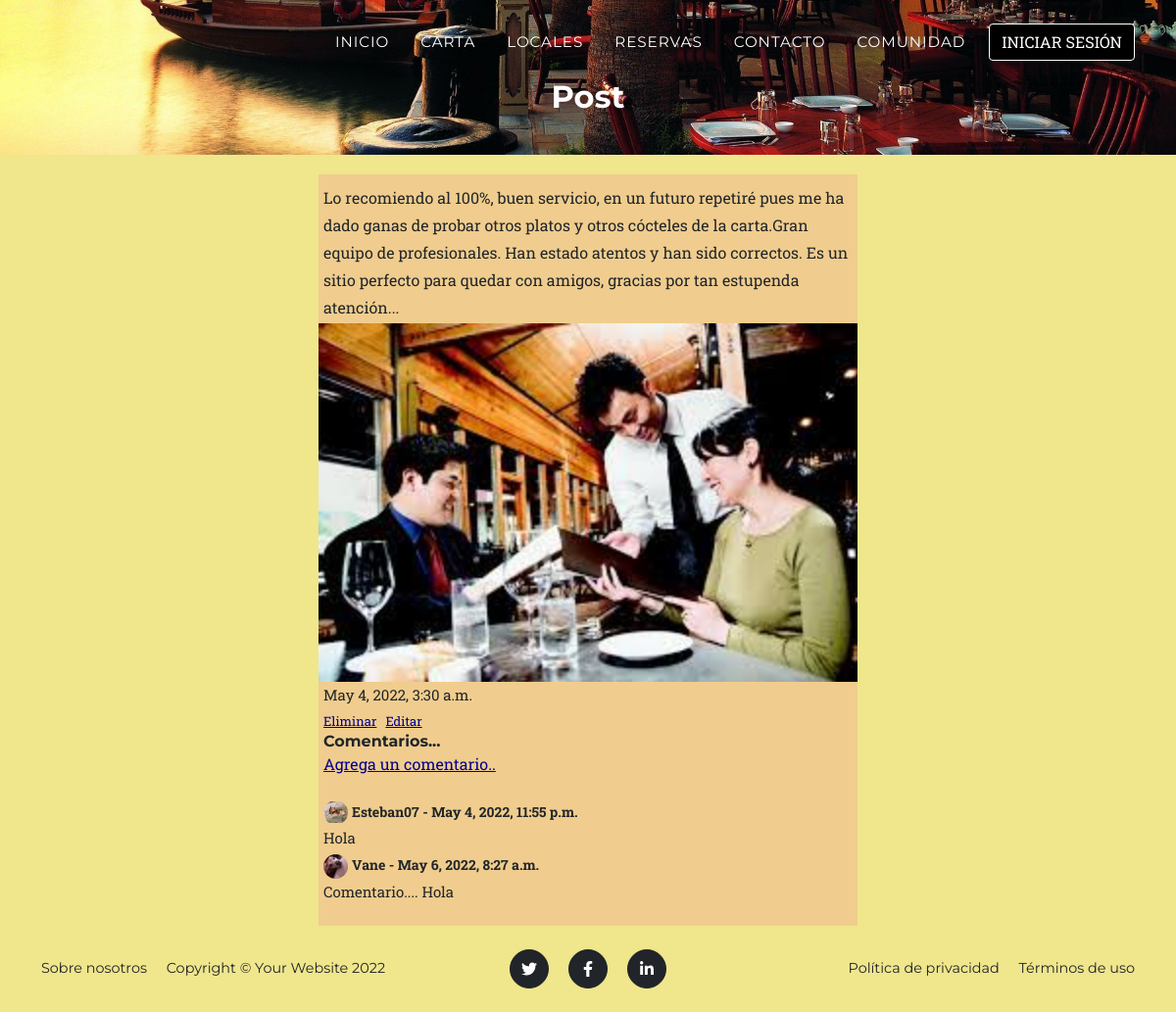
/AppRestaurante/detallePost/26, run on the app's committed database.
### AppRestaurante/models.py (models this page shows)
class Post(models.Model):
    user = models.ForeignKey(User, on_delete=models.CASCADE, related_name="posts")
    fecha = models.DateTimeField(auto_now_add=True)
    contenido = models.TextField(max_length=255)
    imagen = models.ImageField(upload_to='posts', null=True, blank=True)

class Comentario(models.Model):
    post = models.ForeignKey(Post, on_delete=models.CASCADE, blank=True, null=True, related_name="comentarios")
    user = models.ForeignKey(User, on_delete=models.CASCADE, related_name="comentarios")
    fecha = models.DateTimeField(auto_now_add=True)
    contenido = models.TextField(max_length=255)

class User(AbstractUser):
    imagen = models.ImageField(upload_to='avatar', default='avatar/perfil.png', null=True, blank=True)

### AppRestaurante/views.py (the view)
# urls.py: path('detallePost/<id>', views.detallePost, name="DetallePost"),
def detallePost(request, id):
    post = Post.objects.get(id = id)
    return render(request, "detallePost.html", {"post": post})

### AppRestaurante/Templates/detallePost.html (shortened to what this page needs)
{% extends 'padre.html' %}
{% load static %}
{% block header %}<h2>Post</h2>{% endblock header %}
{% block contenidoQueCambia %}
<section class="contenido">
    <p style="margin-left: 5px;">{{post.contenido}}</p>
        {% if post.imagen %}
            <img src="{{post.imagen.url}}", width="550px">
        {% endif %}
        <br>
        <p class="fecha">{{post.fecha}}</p>
        <a style="color: darkblue; font-size: small; margin-left: 5px;" href="{% url 'EliminarPost' post.id %}">Eliminar</a>
        <a style="color: darkblue; font-size: small; margin-left: 5px;" href="{% url 'EditarPost' post.id %}">Editar</a>
        <h6>Comentarios...</h6>
        {% if not post.comentarios.all %}
            <p>Todavía no hay comentarios...<a class="link"; href="{% url 'Comentario' post.id %}">Agrega uno</a></p>
        {% else %}
        <a class="link" href="{% url 'Comentario' post.id %}">Agrega un comentario..</a>
        <br><br>
            {% for comentario in post.comentarios.all %}
                <div class="avatar" style="background-image: url('{{comentario.user.imagen.url}}');"></div>
                <strong style="font-size: 14px;">
                     {{comentario.user}} -
                     {{comentario.fecha}}
                </strong>
                <br>
                <p style="font-size: 15px; margin-bottom: 5px;">{{comentario.contenido}}</p>
            {% endfor %}
        {% endif %}
</section>
{% endblock contenidoQueCambia %}

### AppRestaurante/static/css/style.css (style rules this page uses)
body { margin: 0; }
div.avatar { height: 25px; width: 25px; background-repeat: no-repeat; background-position: 50%; border-radius: 50%; background-size: 120% auto; display: inline-block; vertical-align: middle; margin-left: 5px !important; }
h2 { text-align: center; font-family: Verdana, Geneva, Tahoma, sans-serif; margin: 10px; }
section.contenido { background-color: rgb(240, 205, 142) !important; width: 550px; margin: 0 auto; padding-top: 10px !important; padding-bottom: 20px !important; margin-top: 20px; }
p, h3, h4, h5, h6 { margin-left: 5px !important; margin-bottom: 2px !important; }
.link { margin-left: 5px !important; color: darkblue !important; font-size: 16px; }
p.fecha { margin-left: 5px !important; font-size: 15px !important; margin-bottom: 0px !important; }

### data on the page
Post: contenido "Lo recomiendo al 100%, buen servicio, en un futuro repetiré pues me ha dado ganas de probar otros platos y otros cócteles de la carta.Gran equipo de profesionales. Han estado atentos y han sido correctos. Es un sitio perfecto para quedar con amigos, gracias por tan estupenda atención...", imagen (picture), fecha "May 4, 2022, 3:30 a.m."
Comentario: user.imagen (picture), user "Esteban07", fecha "May 4, 2022, 11:55 p.m.", contenido "Hola"
Comentario: user.imagen (picture), user "Vane", fecha "May 6, 2022, 8:27 a.m.", contenido "Comentario.... Hola"
